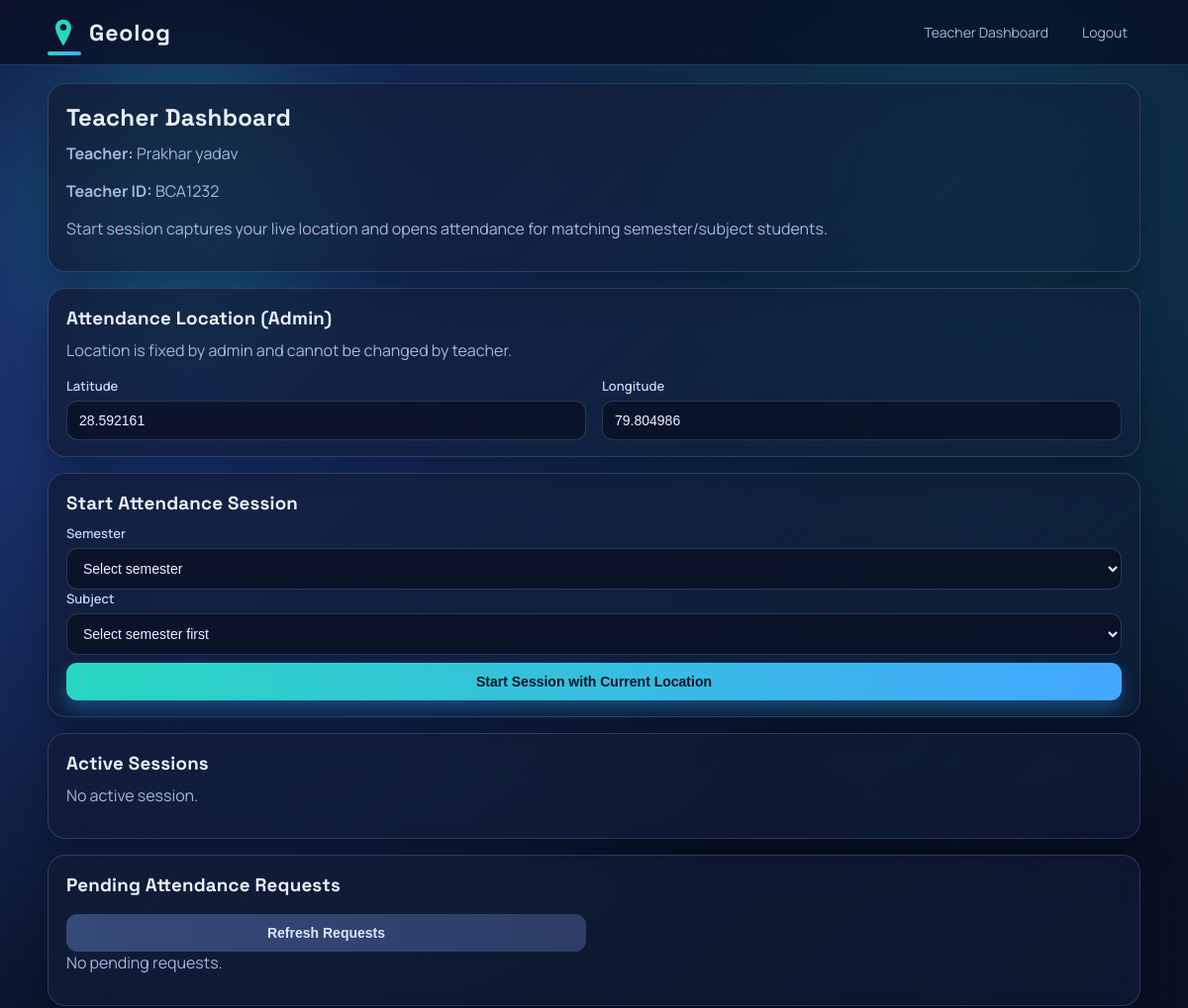
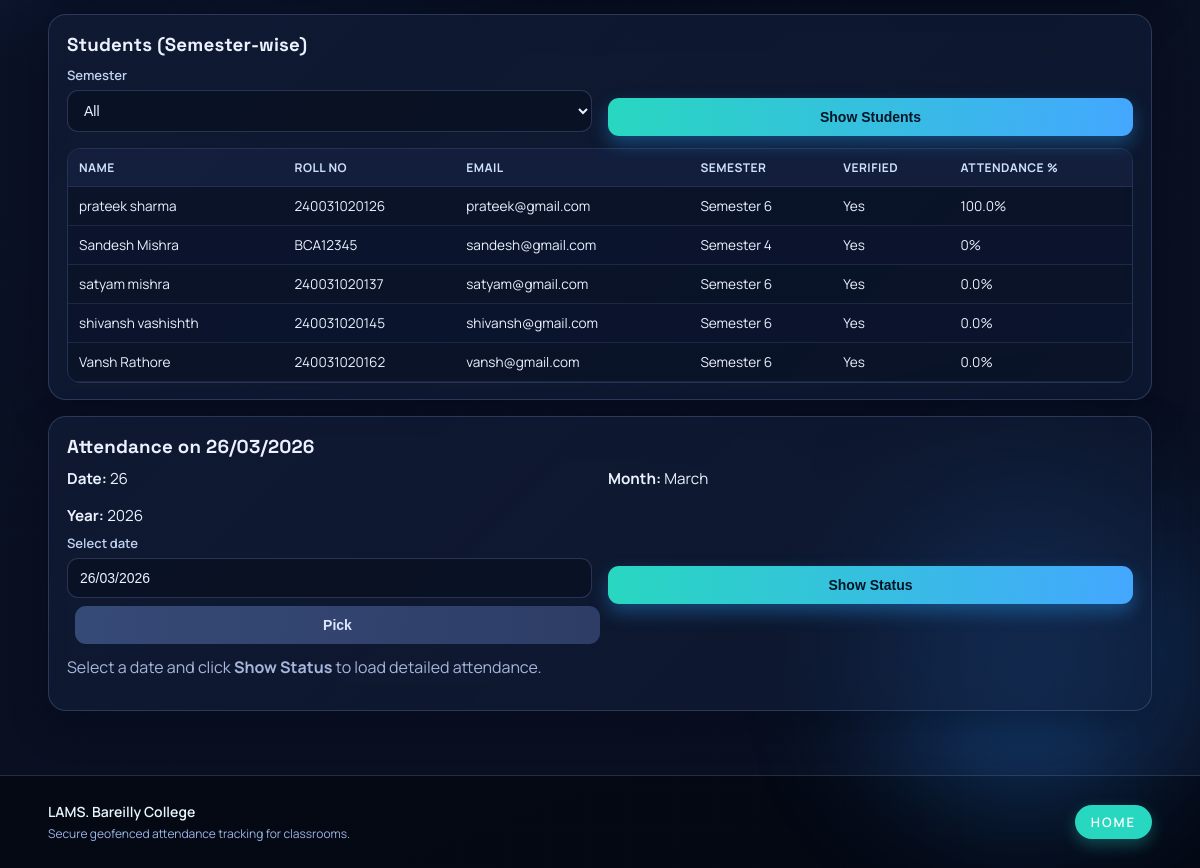
The app's page /teacher/dashboard (signed in) with its own data (2 pictures, top to bottom).
### models.py (models this page shows)
class User(db.Model):
    __tablename__ = "users"
    __table_args__ = (
        CheckConstraint("role IN ('admin', 'teacher', 'student')", name="ck_users_role_allowed"),
    )
    id = db.Column(db.Integer, primary_key=True)
    role = db.Column(db.String(20), nullable=False)
    name = db.Column(db.String(120), nullable=False)
    email = db.Column(db.String(255), nullable=False, unique=True)
    password = db.Column(db.String(255), nullable=False)
    email_verified = db.Column(db.Boolean, default=False, nullable=False)
    department = db.Column(db.String(120), nullable=True)
    last_login_at = db.Column(db.DateTime, nullable=True)

class Teacher(db.Model):
    __tablename__ = "teachers"
    id = db.Column(db.Integer, primary_key=True)
    user_id = db.Column(db.Integer, db.ForeignKey("users.id"), nullable=False, unique=True)
    teacher_id = db.Column(db.String(30), nullable=False, unique=True)
    department = db.Column(db.String(120), nullable=False)
    mobile_no = db.Column(db.String(20), nullable=True)

class Student(db.Model):
    __tablename__ = "students"
    id = db.Column(db.Integer, primary_key=True)
    user_id = db.Column(db.Integer, db.ForeignKey("users.id"), nullable=False, unique=True)
    roll_no = db.Column(db.String(40), nullable=False, unique=True)
    mobile_no = db.Column(db.String(20), nullable=True)
    semester_id = db.Column(db.Integer, db.ForeignKey("semesters.id"), nullable=False)
    verified = db.Column(db.Boolean, default=False, nullable=False)

class Semester(db.Model):
    __tablename__ = "semesters"
    id = db.Column(db.Integer, primary_key=True)
    name = db.Column(db.String(40), nullable=False, unique=True)

### routes/dashboards.py (the view, shortened to what this page needs)
@app.route("/teacher/dashboard")
@login_required(role="teacher")
def teacher_dashboard():
    teacher = Teacher.query.filter_by(user_id=session["user_id"]).first_or_404()
    user = db.session.get(User, session["user_id"])
    semesters = get_allowed_semesters()
    subjects_query = (
        db.session.query(Subject, Semester)
        .join(TeacherSubjectMap, TeacherSubjectMap.subject_id == Subject.id)
        .join(Semester, Semester.id == Subject.semester_id)
        .filter(
            TeacherSubjectMap.teacher_id == teacher.id,
            Subject.status.is_(True),
        )
    )
    subjects = subjects_query.order_by(Semester.id, Subject.name).all()
    teacher_semester_ids = {sem.id for _, sem in subjects}
    teacher_semesters = [sem for sem in semesters if sem.id in teacher_semester_ids]
    active_sessions = (
        db.session.query(AttendanceSession, Subject, Semester)
        .join(Subject, Subject.id == AttendanceSession.subject_id)
        .join(Semester, Semester.id == AttendanceSession.semester_id)
        .filter(
            AttendanceSession.teacher_id == teacher.id,
            AttendanceSession.is_active.is_(True),
        )
        .order_by(AttendanceSession.start_time.desc())
        .all()
    )
    pending_requests_rows = (
        db.session.query(AttendanceRequest, Student, User, AttendanceSession, Subject, Semester)
        .join(Student, Student.id == AttendanceRequest.student_id)
        .join(User, User.id == Student.user_id)
        .join(AttendanceSession, AttendanceSession.id == AttendanceRequest.session_id)
        .join(Subject, Subject.id == AttendanceRequest.subject_id)
        .join(Semester, Semester.id == AttendanceSession.semester_id)
        .filter(
            AttendanceSession.teacher_id == teacher.id,
            AttendanceRequest.status == "pending",
        )
        .order_by(AttendanceRequest.requested_at.desc())
        .all()
    )
    pending_requests = [
        {
            "id": req.id,
            "student_name": user_row.name,
            "roll_no": student.roll_no,
            "requested_at": req.requested_at,
            "latitude": req.latitude,
            "longitude": req.longitude,
            "accuracy": req.accuracy,
            "subject": subject.name,
            "semester": semester.name,
        }
        for req, student, user_row, session_row, subject, semester in pending_requests_rows
    ]
    student_filter_semester = request.args.get("student_semester_id", type=int)
    allowed_semester_ids = {sem.id for sem in semesters}
    if student_filter_semester and student_filter_semester not in allowed_semester_ids:
        student_filter_semester = None
    show_status = request.args.get("show_status", "").strip() == "1"
    teacher_students_query = (
        db.session.query(Student, User, Semester)
        .join(User, User.id == Student.user_id)
        .join(Semester, Semester.id == Student.semester_id)
    )
    if student_filter_semester:
        if student_filter_semester in teacher_semester_ids:
            teacher_students_query = teacher_students_query.filter(Student.semester_id == student_filter_semester)
        else:
            teacher_students_query = teacher_students_query.filter(Student.id == -1)
    else:
        if teacher_semester_ids:
            teacher_students_query = teacher_students_query.filter(Student.semester_id.in_(teacher_semester_ids))
        else:
            teacher_students_query = teacher_students_query.filter(Student.id == -1)
    teacher_students = teacher_students_query.order_by(func.lower(User.name).asc(), Student.roll_no.asc()).all()
    attendance_date_param = (request.args.get("attendance_date") or "").strip()
    attendance_date_selected = date.today()
    if attendance_date_param:
        try:
            attendance_date_selected = date.fromisoformat(attendance_date_param)
        except ValueError:
            attendance_date_selected = date.today()
    session_counts_by_semester = dict(
        db.session.query(AttendanceSession.semester_id, func.count(AttendanceSession.id))
        .filter(AttendanceSession.teacher_id == teacher.id)
        .group_by(AttendanceSession.semester_id)
        .all()
    )
    attendance_counts_by_student = dict(
        db.session.query(Attendance.student_id, func.count(Attendance.id))
        .join(AttendanceSession, AttendanceSession.id == Attendance.session_id)
        .filter(AttendanceSession.teacher_id == teacher.id)
        .group_by(Attendance.student_id)
        .all()
    )
    attendance_by_student_on_date = defaultdict(list)
    student_attendance_summary = []
    for student, student_user, sem in teacher_students:
        total_sessions = session_counts_by_semester.get(sem.id, 0)
        present_sessions = attendance_counts_by_student.get(student.id, 0)
        percentage = round((present_sessions / total_sessions) * 100, 2) if total_sessions else 0
        student_attendance_summary.append(
            {
                "student": student,
                "user": student_user,
                "semester": sem,
                "percentage": percentage,
                "daily_records": attendance_by_student_on_date.get(student.id, []),
            }
        )
    student_attendance_calendar = []
    attendance_present_count = 0
    attendance_absent_count = 0
    total_students_shown = len(student_attendance_summary)
    start_subject_map = {}
    for sem in semesters:
        sem_subjects = [subject for subject, s in subjects if s.id == sem.id]
        start_subject_map[str(sem.id)] = [{"id": subject.id, "name": subject.name} for subject in sem_subjects]
    default_location = get_default_attendance_location()
    return render_template(
        "teacher_dashboard.html",
        user=user,
        start_subject_map=start_subject_map,
        semesters=semesters,
        teacher_semesters=teacher_semesters,
        active_sessions=active_sessions,
        teacher_students=teacher_students,
        student_filter_semester=student_filter_semester,
        student_attendance_summary=student_attendance_summary,
        student_attendance_calendar=student_attendance_calendar,
        attendance_date_iso=attendance_date_selected.isoformat(),
        attendance_date_display=attendance_date_selected.strftime("%d/%m/%Y"),
        attendance_date_parts={
            "day": attendance_date_selected.day,
            "month": attendance_date_selected.strftime("%B"),
            "year": attendance_date_selected.year,
        },
        attendance_present_count=attendance_present_count,
        attendance_absent_count=attendance_absent_count,
        attendance_total_students=total_students_shown if show_status else 0,
        teacher=teacher,
        show_status=show_status,
        pending_requests=pending_requests,
        default_attendance_location=default_location,
    )

### templates/teacher_dashboard.html (shortened to what this page needs)
{% extends "base.html" %}
{% block content %}
<div class="card">
    <h2>Teacher Dashboard</h2>
    <p><b>Teacher:</b> {{ user.name }}</p>
    <p><b>Teacher ID:</b> {{ teacher.teacher_id }}</p>
    <p>Start session captures your live location and opens attendance for matching semester/subject students.</p>
</div>
<div class="card" id="teacher-location-card">
    <h3>Attendance Location (Admin)</h3>
    <p>Location is fixed by admin and cannot be changed by teacher.</p>
    <div class="row">
        <div>
            <label for="manual_latitude">Latitude</label>
            <input
                id="manual_latitude"
                type="text"
                inputmode="decimal"
                placeholder="e.g. 28.613900"
                value="{{ '%.6f'|format(default_attendance_location.latitude) if default_attendance_location else '' }}"
                readonly
                disabled
            >
        </div>
        <div>
            <label for="manual_longitude">Longitude</label>
            <input
                id="manual_longitude"
                type="text"
                inputmode="decimal"
                placeholder="e.g. 77.209000"
                value="{{ '%.6f'|format(default_attendance_location.longitude) if default_attendance_location else '' }}"
                readonly
                disabled
            >
        </div>
    </div>
</div>
<div class="card">
    <h3>Start Attendance Session</h3>
    <label for="teacher_start_semester_id">Semester</label>
    <select id="teacher_start_semester_id" onchange="loadTeacherSubjectsBySemester()">
        <option value="">Select semester</option>
    </select>
    <label for="subject_id">Subject</label>
    <select id="subject_id" data-subject-map='{{ start_subject_map|tojson|safe }}'>
        <option value="">Select semester first</option>
    </select>
    <button type="button" onclick="startTeacherSession(this)" style="margin-top: 8px;">Start Session with Current Location</button>
</div>
<div class="card">
    <h3>Active Sessions</h3>
    <p id="teacher-active-sessions-empty" {% if active_sessions %}style="display:none;"{% endif %}>No active session.</p>
</div>
<div class="card" id="pending-requests-card">
    <h3>Pending Attendance Requests</h3>
    <div class="row" style="margin-top: 8px;">
        <button type="button" class="btn-secondary" id="refresh-requests-btn">Refresh Requests</button>
    </div>
    <p id="pending-requests-empty" {% if pending_requests %}style="display:none;"{% endif %}>No pending requests.</p>
</div>
<div class="card">
    <h3>Students (Semester-wise)</h3>
    <form method="get" class="row" style="margin-bottom: 12px;">
        <div>
            <label for="student_semester_id">Semester</label>
            <select id="student_semester_id" name="student_semester_id">
                <option value="">All</option>
            </select>
        </div>
        <div>
            <label>&nbsp;</label>
            <button type="submit">Show Students</button>
        </div>
    </form>
    <div class="table-wrap">
        <table>
            <thead>
                <tr>
                    <th>Name</th>
                    <th>Roll No</th>
                    <th>Email</th>
                    <th>Semester</th>
                    <th>Verified</th>
                    <th>Attendance %</th>
                </tr>
            </thead>
            <tbody>
                {% for row in student_attendance_summary %}
                    <tr>
                        <td>{{ row.user.name }}</td>
                        <td>{{ row.student.roll_no }}</td>
                        <td>{{ row.user.email }}</td>
                        <td>{{ row.semester.name }}</td>
                        <td>{{ "Yes" if row.student.verified else "No" }}</td>
                        <td>{{ row.percentage }}%</td>
                    </tr>
                {% else %}
                    <tr><td colspan="5">No students found for selected semester.</td></tr>
                {% endfor %}
            </tbody>
        </table>
    </div>
</div>
<div class="card">
    <h3>Attendance on {{ attendance_date_display }}</h3>
    <div class="row" style="gap: 1rem; flex-wrap: wrap; font-size: 0.95rem; margin-bottom: 8px;">
        <span><strong>Date:</strong> {{ attendance_date_parts.day }}</span>
        <span><strong>Month:</strong> {{ attendance_date_parts.month }}</span>
        <span><strong>Year:</strong> {{ attendance_date_parts.year }}</span>
    </div>
    <form id="teacher-attendance-date-form" method="get" class="row" style="margin-bottom: 12px;">
        <div>
            <label for="attendance_date_display">Select date</label>
            <input id="attendance_date_display" type="text" inputmode="numeric" autocomplete="off" placeholder="DD/MM/YYYY" value="{{ attendance_date_display }}">
            <button id="attendance_date_open" type="button" class="btn-secondary" style="margin-left: 8px;">Pick</button>
        </div>
        <div>
            <label>&nbsp;</label>
            <button type="submit">Show Status</button>
        </div>
    </form>
    {% if show_status %}
        <p>{{ attendance_present_count }} present · {{ attendance_absent_count }} absent out of {{ attendance_total_students }} students.</p>
        <div class="table-wrap">
            <table>
                <thead>
                    <tr>
                        <th>Student</th>
                        <th>Roll No</th>
                        <th>Semester</th>
                        <th>Attendance %</th>
                        <th>Status</th>
                        <th>Details</th>
                    </tr>
                </thead>
                <tbody>
                    {% for row in student_attendance_calendar %}
                        <tr class="{{ 'attendance-absent' if not row.daily_records else 'attendance-present' }}">
                            <td>{{ row.user.name }}</td>
                            <td>{{ row.student.roll_no }}</td>
                            <td>{{ row.semester.name }}</td>
                            <td>{{ row.percentage }}%</td>
                            <td>
                                {% if row.daily_records %}
                                    <span class="badge badge-success">Present</span>
                                {% else %}
                                    <span class="badge badge-warning">Absent</span>
                                {% endif %}
                            </td>
                            <td>
                                {% if row.daily_records %}
                                    <ul class="tiny-list">
                                        {% for detail in row.daily_records %}
                                            <li>
                                                <span>{{ detail.subject }}</span>
                                            </li>
                                        {% endfor %}
                                    </ul>
                                {% else %}
                                    <span>No attendance recorded</span>
                                {% endif %}
                            </td>
                        </tr>
                    {% else %}
                        <tr><td colspan="5">No students available for the selected semester filter.</td></tr>
                    {% endfor %}
                </tbody>
            </table>
        </div>
    {% else %}
        <p>Select a date and click <strong>Show Status</strong> to load detailed attendance.</p>
    {% endif %}
</div>
{% endblock %}

### records on screen
User: name "Prakhar yadav"
Teacher: teacher_id "BCA1232"
User: user.name "prateek sharma", user.email "prateek@gmail.com"
Student: student.roll_no "240031020126", verified "Yes"
Semester: semester.name "Semester 6" "Semester 6" "Semester 6" "Semester 6"
User: user.name "Sandesh Mishra", user.email "sandesh@gmail.com"
Student: student.roll_no "BCA12345", verified "Yes"
Semester: semester.name "Semester 4"
User: user.name "satyam mishra", user.email "satyam@gmail.com"
Student: student.roll_no "240031020137", verified "Yes"
User: user.name "shivansh vashishth", user.email "shivansh@gmail.com"
Student: student.roll_no "240031020145", verified "Yes"
User: user.name "Vansh Rathore", user.email "vansh@gmail.com"
Student: student.roll_no "240031020162", verified "Yes"

### other values on screen
{{ row.percentage }} "100.0" "0" "0.0" "0.0" "0.0"
{{ attendance_date_parts.day }} "26"
{{ attendance_date_parts.month }} "March"
{{ attendance_date_parts.year }} "2026"
